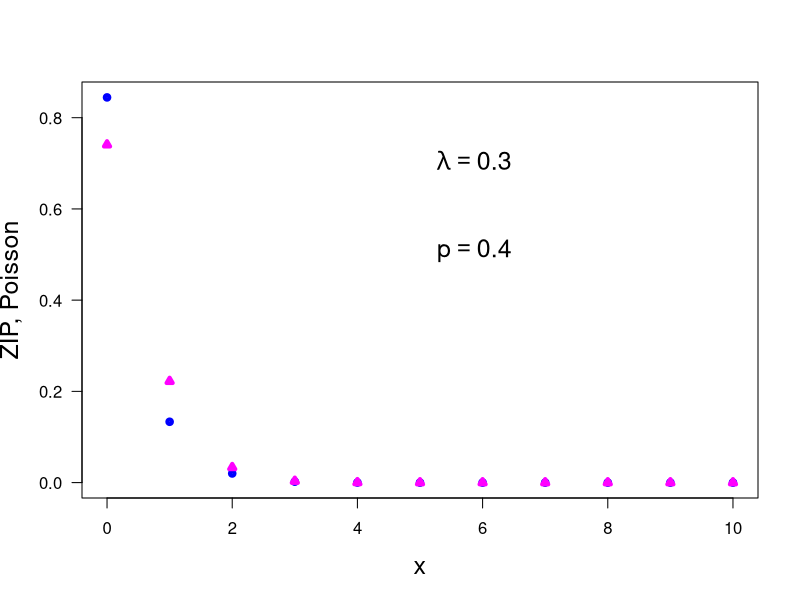

Write R code to recreate this figure.
print('file: BayesianHypPoissonZIP0d3.R')
print(date())
# Zero Inflated Poisson (ZIP) vs. Poisson
sflag = 1
if (sflag == 1) {
  p = 0.4; lambda = 0.3
  x = 0:10
  yp = dpois(x,lambda)
  y = (1-p)*yp
  y[1] = y[1] + p
  # png('PoissonZIP0d3r19114.png',width=16,height=16,units='cm',res=300)
  plot(x,y,type='p',lwd=4,col='blue',xlab='x',
       ylab='ZIP, Poisson',las=1,cex=0.6,cex.lab=1.5)
  points(x,yp,col='magenta',lwd=4,cex=0.6,pch=24)
  text(5,0.7,bquote(~lambda == .(lambda)),col='black',pos=4,cex=1.5)
  text(5,0.5,bquote(~p == .(p)),col='black',pos=4,cex=1.5)
  # dev.off()
}
print(c(round(y[1],4),'ZIP(x=0)'))
print(c(round(yp[1],4),'Poisson(x=0)'))
# -----------------------------------------------------------------------------
# Results:
# "file: BayesianHypPoissonZIP0d3.R"
# "Fri Dec 16 09:16:13 2022"
# "0.8445"   "ZIP(x=0)"
# "0.7408"   "Poisson(x=0)"
# -----------------------------------------------------------------------------
